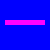

The image is a tile-based game level rendered from a .tmx file. Its description and complete source (layers, tilesets, objects, tile grids) follow:
An orthogonal 10x10 tile map with 5x5 px tiles, 2 tile layers (height, decor), 2 hidden layers not drawn, 3 tilesets, 1 image layer.

<map version="1.10" tiledversion="1.10.2" orientation="orthogonal" renderorder="right-down" width="10" height="10" tilewidth="5" tileheight="5" infinite="0" nextlayerid="6" nextobjectid="20">
 <tileset firstgid="1" source="terrain.tsx" />
 <tileset firstgid="2001" source="trees.tsx" />
 <tileset firstgid="2021" source="height.tsx" />
 <layer id="1" name="terrain" width="10" height="10" visible="0">
  <data encoding="csv">
1,1,1,1,1,1,1,1,1,1,
1,1,1,1,1,1,1,1,1,1,
1,1,1,1,1,1,1,1,1,1,
1,1,1,1,1,1,1,1,1,1,
1,1,1,1,1,1,1,1,1,1,
1,1,1,1,1,1,1,1,1,1,
1,1,1,1,1,1,1,1,1,1,
1,1,1,1,1,1,1,1,1,1,
1,1,1,1,1,1,1,1,1,1,
1,1,1,1,1,1,1,1,1,1
</data>
 </layer>
 <layer id="6" name="height" width="10" height="10">
  <data encoding="csv">
2021,2021,2021,2021,2021,2021,2021,2021,2021,2021,
2021,2021,2021,2021,2021,2021,2021,2021,2021,2021,
2021,2021,2021,2021,2021,2021,2021,2021,2021,2021,
2021,2021,2021,2021,2021,2021,2021,2021,2021,2021,
2021,2120,2120,2120,2120,2120,2120,2120,2120,2021,
2021,2021,2021,2021,2021,2021,2021,2021,2021,2021,
2021,2021,2021,2021,2021,2021,2021,2021,2021,2021,
2021,2021,2021,2021,2021,2021,2021,2021,2021,2021,
2021,2021,2021,2021,2021,2021,2021,2021,2021,2021,
2021,2021,2021,2021,2021,2021,2021,2021,2021,2021
</data>
 </layer>
 <objectgroup id="5" name="flags" />
 <imagelayer id="2" name="background_image">
  <image source="background.png" width="50" height="50" />
 </imagelayer>
 <imagelayer id="3" name="interiors_image" visible="0" opacity="0.27">
  <image source="interiors.png" width="50" height="50" />
 </imagelayer>
 <objectgroup id="3" name="spawn_zones" />
 <objectgroup id="4" name="interiors_zones" visible="0" />
 <layer id="2" name="decor" width="10" height="10">
  <data encoding="csv">
0,0,0,0,0,0,0,0,0,0,
0,0,0,0,0,0,0,0,0,0,
0,0,0,0,0,0,0,0,0,0,
0,0,0,0,0,0,0,0,0,0,
0,0,0,0,0,0,0,0,0,0,
0,0,0,0,0,0,0,0,0,0,
0,0,0,0,0,0,0,0,0,0,
0,0,0,0,0,0,0,0,0,0,
0,0,0,0,0,0,0,0,0,0,
0,0,0,0,0,0,0,0,0,0
</data>
 </layer>
</map>
